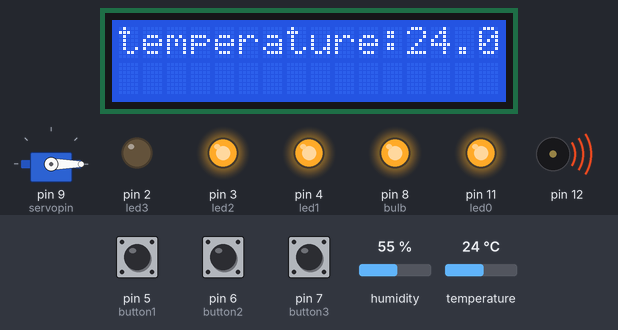
Recording of a sketch running on a simulated Arduino Uno, built with avr-gcc and run on an emulated ATmega328P. Parts: servo, 16×2 character LCD, output pins drawn as LEDs (lit = HIGH), buzzer (waves = sounding). The inputs (shaded band) are chosen by the test bench; at power-on: temperature 24 °C, pin 5 (button1) HIGH, pin 6 (button2) HIGH, pin 7 (button3) HIGH, humidity 55 %. What the sketch prints to the serial monitor is not drawn.

Above: at 1.2 s.
1.3 s: temperature set to 12 °C
At 3.6 s:
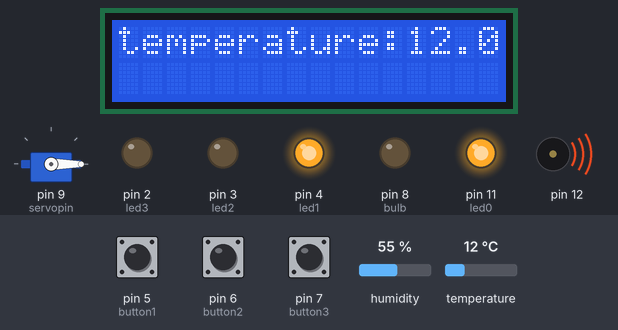
4.1 s: temperature set to 33 °C
At 5.1 s:
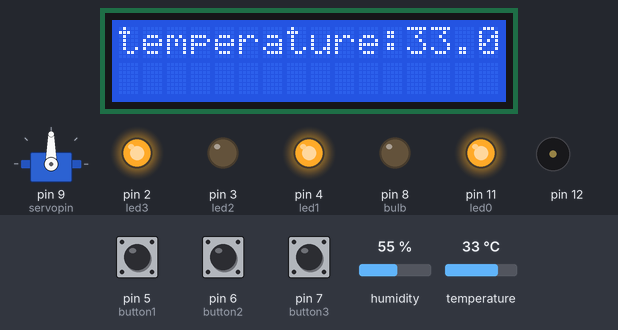
6.2 s: temperature set to 19 °C
At 9.0 s:
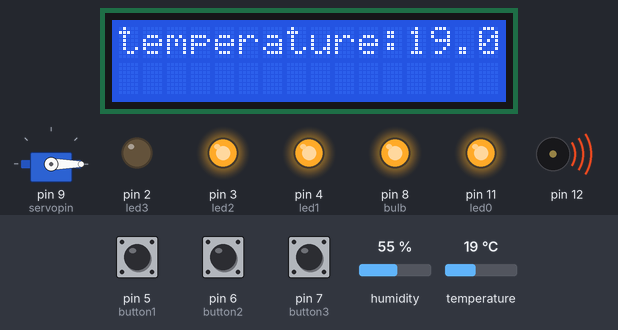
9.3 s: pin 5 (button1) pulled LOW for 3.2 s
At 10.8 s:
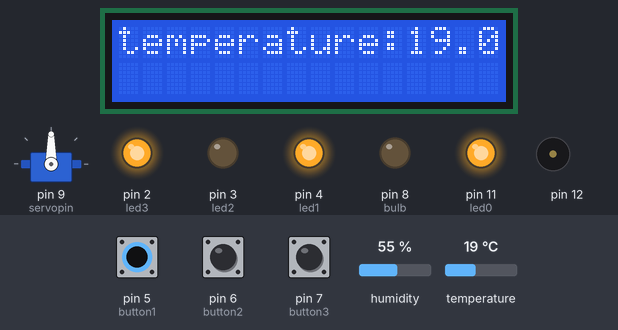
16.0 s: pin 5 (button1) pulled LOW for 3.2 s
At 22.4 s:
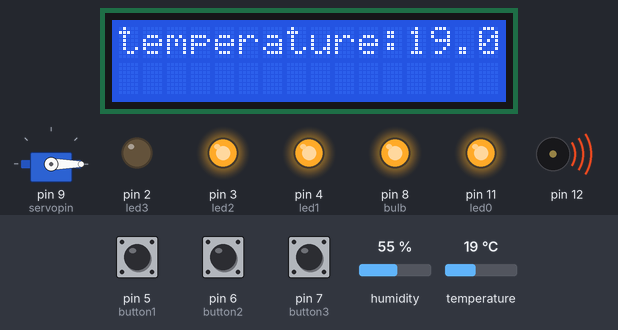
25.3 s: pin 5 (button1) pulled LOW for 3.2 s
At 26.6 s:
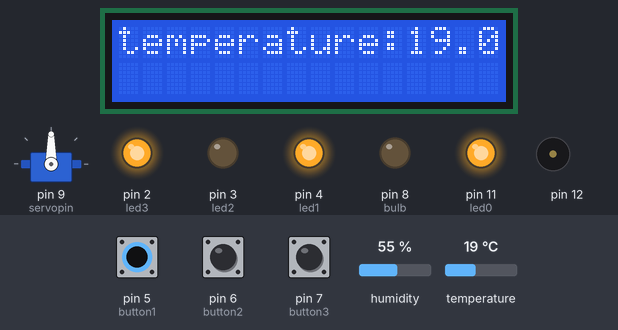
Timing chart, 0 to 32.0 s (numbered marks = the images above; inputs shaded):
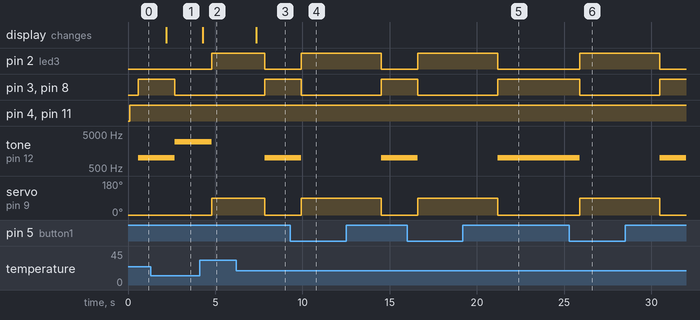

The sketch:

code2.ino
```cpp
#include <Servo.h>
#include "DHT.h"
#include <Wire.h>
#include <LiquidCrystal_I2C.h>
DHT dht;
LiquidCrystal_I2C lcd(0x27,16,2);
const int servopin =9;
Servo servo;
float temperature;
const int frequency1 = 1000;
const int frequency2 = 3000;
const int button1 = 5;
const int button2 = 6;
const int button3 = 7;
const int bulb = 8;
const int led0 = 11;
const int led1 = 4;
const int led2 = 3;
const int led3 = 2;
const int temp1 = 28;
const int temp2 = 35;
const int temp3 = 15;
const int temp4 = 8;
const int temp5 = 45;
void setup() {
    Serial.begin(9600);
    servo.attach(servopin);
    servo.write(0);
    pinMode(A0,INPUT);
    lcd.init ();
    lcd.backlight();
    dht.setup(A0);
    pinMode(12, OUTPUT);
    pinMode(button1,INPUT_PULLUP);
    pinMode(button2,INPUT_PULLUP);
    pinMode(button3,INPUT_PULLUP);
    pinMode(bulb,OUTPUT);
    pinMode(led0,OUTPUT);
    pinMode(led1,OUTPUT);
    pinMode(led2,OUTPUT);
    pinMode(led3,OUTPUT);
}
void loop() {
   temperature = dht.getTemperature();
   lcd.clear();
   lcd.setCursor(0,0);
   lcd.print("temperature:");
   lcd.setCursor(12,0);
   lcd.print(temperature);
   lcd.print((char)223);
   lcd.print("C");
   digitalWrite(led1,HIGH);
   digitalWrite(led0,HIGH);
   bool State1 = digitalRead(button1) == LOW;
   bool State2 = digitalRead(button2) == LOW;
   bool State3 = digitalRead(button3) == LOW;
   Serial.print("but1: ");
   Serial.println(State1);
   Serial.print("but2: ");
   Serial.println(State2);
   Serial.print("but3: ");
   Serial.println(State3);
   delay(500);
   digitalWrite(led2,LOW);
   digitalWrite(led3,LOW);
   digitalWrite(bulb,LOW);
   if((temperature > temp1 && temperature < temp2) || State1) {
    servo.write(90);
    digitalWrite(led3,HIGH);
    digitalWrite(led2,LOW);
    digitalWrite(bulb,LOW);
    noTone(12);
    delay(1000);
   }  else if((temperature < temp1 && temperature > temp3) || State2) {
    servo.write(0);
    digitalWrite(led3,LOW);
    digitalWrite(led2,HIGH);
    digitalWrite(bulb,HIGH);
    tone(12,frequency1);
   } else if((temperature < temp3 && temperature > temp4)  || (temperature > temp2 && temperature < temp5) || State3) {
    servo.write(0);
    digitalWrite(led3,LOW);
    digitalWrite(led2,LOW);
    digitalWrite(bulb,LOW);
    tone(12,frequency2);
   } else {
    servo.write(0);
    digitalWrite(led3,LOW);
    digitalWrite(led2,LOW);
    digitalWrite(bulb,LOW);
    noTone(12);
   }
}
```

Measured:
- after the input at 1.3 s, pin 3 (led2), pin 8 (bulb): HIGH → LOW after 1.4 s; tone on pin 12: 1000 Hz → 3000 Hz after 1.4 s; the display: changes after 0.89 s (image 1)
- after the input at 4.1 s, pin 2 (led3): LOW → HIGH after 0.69 s; tone on pin 12: 3000 Hz → silent after 0.69 s; servo on pin 9 (servopin): 0° → 90° after 0.69 s; the display: changes after 0.19 s (image 2)
- after the input at 6.2 s, pin 2 (led3): HIGH → LOW after 1.6 s; pin 3 (led2), pin 8 (bulb): LOW → HIGH after 1.6 s; tone on pin 12: silent → 1000 Hz after 1.6 s; servo on pin 9 (servopin): 90° → 0° after 1.6 s; the display: changes after 1.1 s (image 3)
- after the input at 9.3 s, pin 2 (led3): LOW → HIGH after 0.64 s, → LOW 4.6 s later; pin 3 (led2), pin 8 (bulb): HIGH → LOW after 0.64 s, → HIGH 4.6 s later; tone on pin 12: 1000 Hz → silent after 0.64 s, → 1000 Hz 4.6 s later; servo on pin 9 (servopin): 0° → 90° after 0.64 s, → 0° 4.6 s later
- after the input at 16.0 s, pin 2 (led3): LOW → HIGH after 0.61 s, → LOW 4.6 s later; pin 3 (led2), pin 8 (bulb): HIGH → LOW after 0.61 s, → HIGH 4.6 s later; tone on pin 12: 1000 Hz → silent after 0.61 s, → 1000 Hz 4.6 s later; servo on pin 9 (servopin): 0° → 90° after 0.61 s, → 0° 4.6 s later
- after the input at 25.3 s, pin 2 (led3): LOW → HIGH after 0.60 s, → LOW 4.6 s later; pin 3 (led2), pin 8 (bulb): HIGH → LOW after 0.60 s, → HIGH 4.6 s later; tone on pin 12: 1000 Hz → silent after 0.60 s, → 1000 Hz 4.6 s later; servo on pin 9 (servopin): 0° → 90° after 0.60 s, → 0° 4.6 s later
